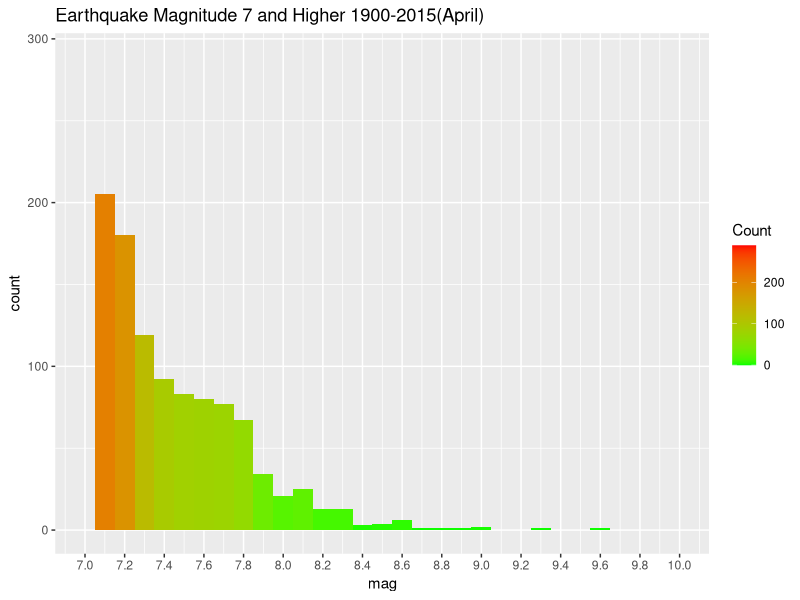
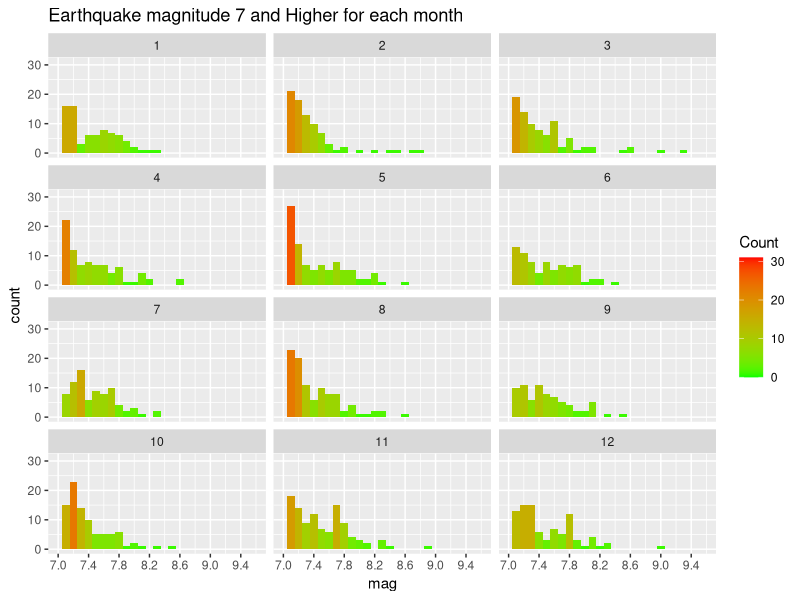
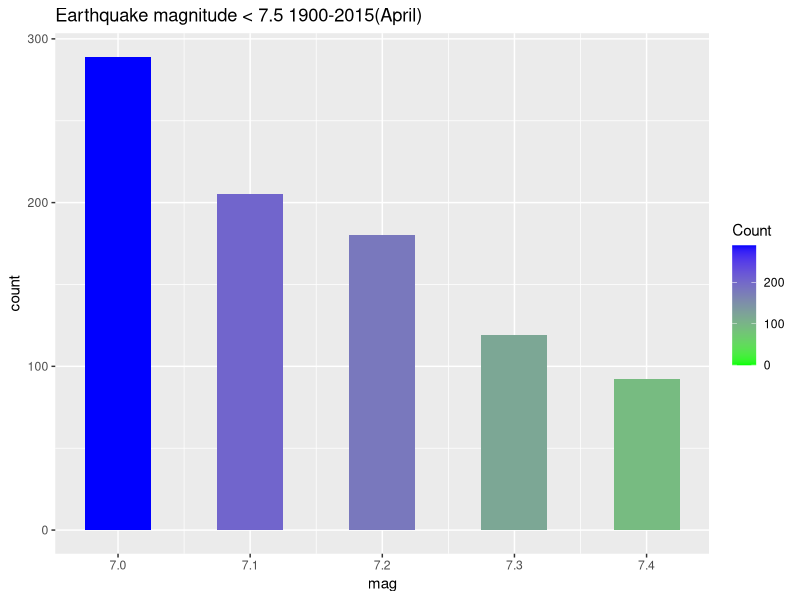
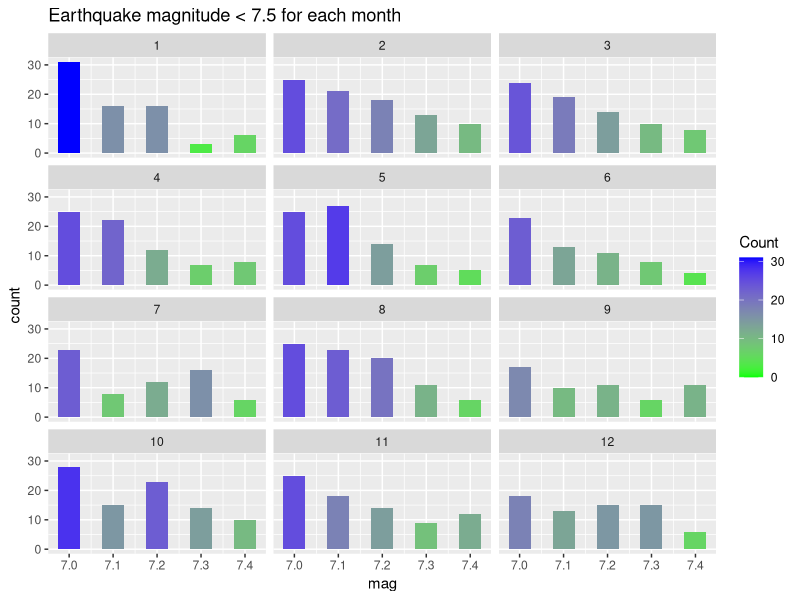
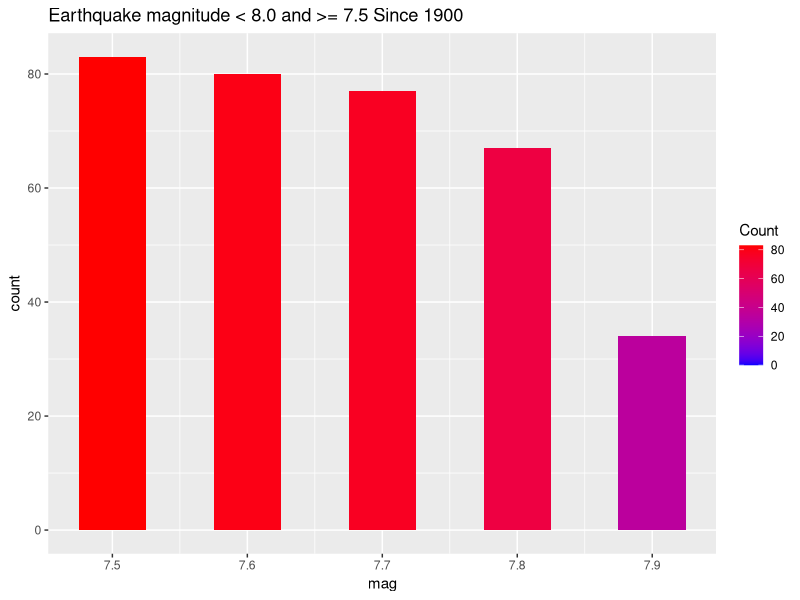
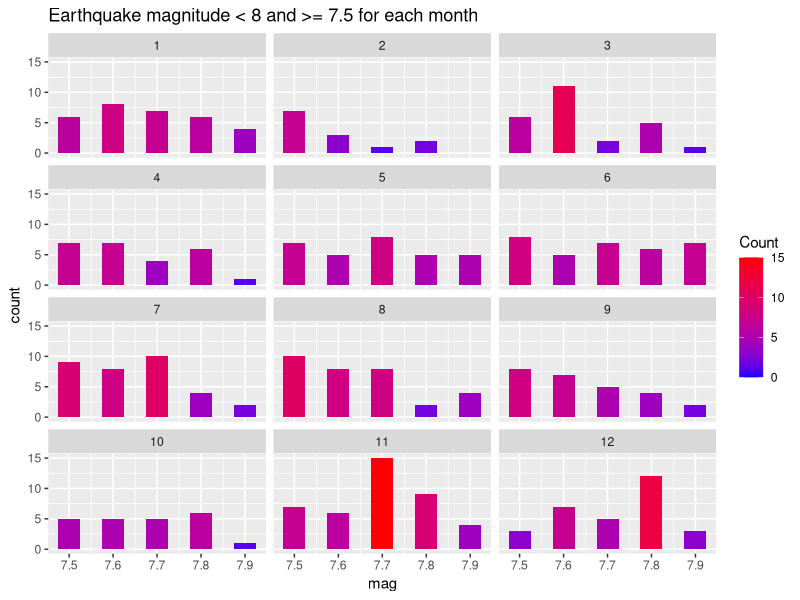
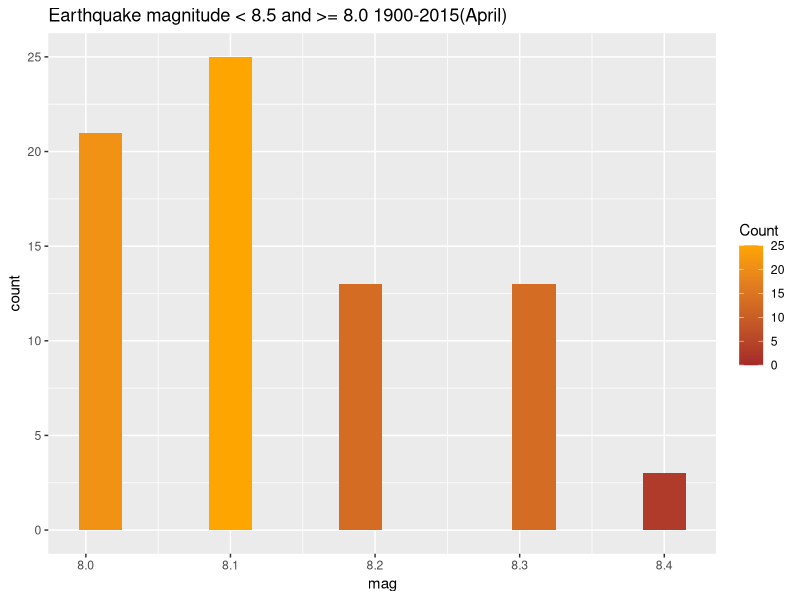
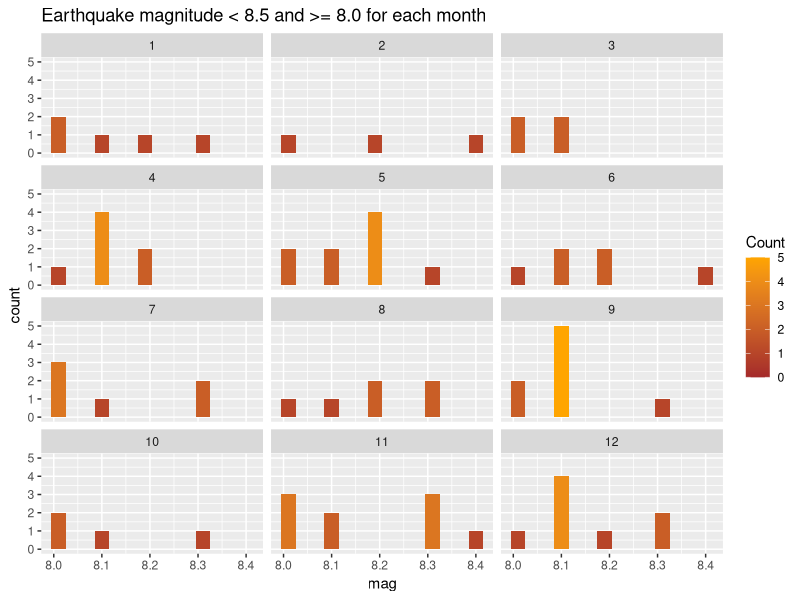

These charts were generated, in order, by the following R code: (Note: this script raises an error after producing the figures.)
## ---- chunk 1

# Load all of the packages that you end up using
# in your analysis in this code chunk.

# Notice that the parameter "echo" was set to FALSE for this code chunk.
# This prevents the code from displaying in the knitted HTML output.
# You should set echo=FALSE for all code chunks in your file.

### make sure in the correct working directory
### getwd()
### setwd('C:/Udacity/Data Analysis/Project 3/Final Project')

#install.packages("ggplot2", dependencies = T) 
#install.packages("knitr", dependencies = T)
#install.packages("dplyr", dependencies = T)
#install.packages("tidyr", dependencies = T)
#install.packages("reshape2", dependencies = T)
#install.packages("GGally", dependencies = T)
#install.packages("scales", dependencies = T)
#install.packages("memisc", dependencies = T)

library(ggplot2)
library(knitr)
require(plyr)
library(dplyr)
library(tidyr)
library(reshape2)
library(GGally)
library(scales)
library(memisc)
#library(maptools)
#library(maps)
library(gridExtra)
library(grid)
## ---- chunk 2
# Load the Data
ef = read.csv("earthquake_7_1900.csv", sep=',')
#1318 obs of 15 variables

#list the header of dataframe
names(ef)

group <- ef$time
ef$New_Time <- gsub("T", " ", group)
ef$New_Time <- gsub("Z", "", ef$New_Time)

head(ef$New_Time)

ef$Date <- as.Date(ef$New_Time)

ef$Time <- format(as.POSIXct(ef$New_Time),format="%H:%M:%S")
head(ef$Time)
#[1] "19:11:20" "03:36:16" "05:46:24" "00:58:53" "16:58:30" "06:34:11"

ef$Year = as.numeric(format(ef$Date, format = "%Y"), data=ef$Date)
ef$Month = as.numeric(format(ef$Date, format = "%m"), data=ef$Date)
ef$Day = as.numeric(format(ef$Date, format = "%d"), data=ef$Date)
ef$Hour = as.numeric(format(as.POSIXct(ef$New_Time),format="%H"))
head(ef$Hour)

#category depth 
summary(ef$depth)
#    Min. 1st Qu.  Median    Mean 3rd Qu.    Max. 
#    0.00   15.00   28.75   71.98   40.00  675.40 

cond <- ef$depth < 70 & ef$depth >= 1
ef$depth_class <- ifelse(cond, 'shallow','intermediate')
cond <- ef$depth >= 300
ef$depth_class <- ifelse(cond, 'deep', ef$depth_class)
cond <- ef$depth == 0
ef$depth_class <- ifelse(cond, 'surface', ef$depth_class)


table(ef$depth_class)
#        deep intermediate      shallow      surface 
#          91          126         1090           11 

#category magnitudes 
summary(ef$mag)
#    Min. 1st Qu.  Median    Mean 3rd Qu.    Max. 
#   7.000   7.100   7.200   7.358   7.600   9.600 


ef$mag_class <- cut(ef$mag, 
             labels = c("class1", "class2", "class3", "class4", "class5", "class6"),
             breaks=seq(6.9, 10.0, by = 0.5))
table (ef$mag_class)


#category longitude and latitude

ef$long <- (ef$longitude) %% 360

cond2<- ef$long > 180.0
ef$long_class <- ifelse(cond2, 'WestH','EastH')
cond2<- ef$long == 180.0
ef$long_class <- ifelse(cond2, 'PrimeMeridian', ef$long_class)
cond3<- ef$latitude > 0.0
ef$lat_class <- ifelse(cond3, 'NorthH', 'SouthH')
cond3<- ef$latitude == 0.0
ef$lat_class <- ifelse(cond3, 'Equator', ef$lat_class)

# Determine the decade for each event
ef$decade <- cut(ef$Year, breaks=seq(1899, 2019, by = 10),
             labels = c("1900s", "1910s", "1920s", "1930s", "1940s", "1950s", "1960s", "1970s", "1980s", "1990", "2000s", "2010s"))
table (ef$decade)

names(ef)

str(ef)

Palette1 <- c('blue','dark green','red','brown','pink', 'orange', 'yellow')

## ---- chunk 3
#histogram
#1. a) All data file (7.0 <= mag < 10)
ggplot(aes(x= mag), data=ef) +
  geom_histogram(aes(fill = ..count..), binwidth=.1) +
  scale_fill_gradient("Count", low = "green", high = "red") +
  scale_x_continuous(lim=c(7, 10), breaks=seq(7, 10, 0.2)) +
  ggtitle("Earthquake Magnitude 7 and Higher 1900-2015(April)")


# b) look at each month
ggplot(aes(x= mag), data=ef) +
  geom_histogram(aes(fill = ..count..), binwidth=.1) +
  scale_fill_gradient("Count", low = "green", high = "red") +
  scale_x_continuous(lim=c(7, 9.6), breaks=seq(7, 9.8, 0.4)) +
  facet_wrap(~Month, ncol=3) +
  ggtitle("Earthquake magnitude 7 and Higher for each month")

#2. a) 7.0 <= mag < 7.5
c1 <- subset(ef, mag_class=='class1', !is.na(mag))
ggplot(aes(x= mag), data=c1) +
  geom_histogram(aes(fill = ..count..),binwidth=.05) +
  scale_fill_gradient("Count", low = "green", high = "blue") +
  scale_x_continuous(breaks=seq(7.0, 7.5, 0.1)) +
  ggtitle("Earthquake magnitude < 7.5 1900-2015(April)")

# b) look at each month

ggplot(aes(x= mag), data=c1) +
  geom_histogram(aes(fill = ..count..), binwidth=.05) +
  scale_fill_gradient("Count", low = "green", high = "blue") +
  scale_x_continuous(breaks=seq(7.0, 7.5, 0.1)) +
  facet_wrap(~Month, ncol=3) +
  ggtitle("Earthquake magnitude < 7.5 for each month")

## ---- chunk 4
#3. a) 7.5 <= mag < 8.0
c2 <-subset(ef, mag_class=='class2')

ggplot(aes(x= mag), data=c2) +
  geom_histogram(aes(fill = ..count..),binwidth=.05) +
  scale_fill_gradient("Count", low = "blue", high = "red") +
  scale_x_continuous(breaks=seq(7.5, 8.0, 0.1)) +
  ggtitle("Earthquake magnitude < 8.0 and >= 7.5 Since 1900")

# b) look at each month
ggplot(aes(x= mag), data=c2) +
  geom_histogram(aes(fill = ..count..), binwidth=.05) +
  scale_fill_gradient("Count", low = "blue", high = "red") +
  scale_x_continuous(breaks=seq(7.5, 8.0, 0.1)) +
  facet_wrap(~Month, ncol=3) +
  ggtitle("Earthquake magnitude < 8 and >= 7.5 for each month")
## ---- chunk 5
#4. 8.0 <= mag < 8.5
c3 <- subset(ef, mag_class== 'class3')

ggplot(aes(x= mag), data=c3) +
  geom_histogram(aes(fill = ..count..), binwidth=.03) +
  scale_fill_gradient("Count", low = "brown", high = "orange") +
  scale_x_continuous(breaks=seq(8.0, 8.5, 0.1)) +
  ggtitle("Earthquake magnitude < 8.5 and >= 8.0 1900-2015(April)")

# b) look at each month
ggplot(aes(x= mag), data=c3) +
  geom_histogram(aes(fill = ..count..), binwidth=.03) +
  scale_fill_gradient("Count", low = "brown", high = "orange") +
  scale_x_continuous(breaks=seq(7.9, 8.6, 0.1)) +
  facet_wrap(~Month, ncol=3) +
  ggtitle("Earthquake magnitude < 8.5 and >= 8.0 for each month")
## ---- chunk 6
#5. mag < 8.5
c4 <- subset(ef, mag_class== 'class4' | mag_class == 'class5' | mag_class=='class6')

ggplot(aes(x= mag), data=c4) +
  geom_histogram(aes(fill = ..count..), binwidth=.04) +
  scale_fill_gradient("Count", low = "red", high = "blue") +
  scale_x_continuous(breaks=seq(8.5, 10.0, 0.1)) +
  ggtitle("Earthquake magnitude >= 8.5 1900-2015(April)")

# b) look at each month
ggplot(aes(x= mag), data=c4) +
  geom_histogram(aes(fill = ..count..), binwidth=.04) +
  scale_fill_gradient("Count", low = "red", high = "blue") +
  scale_x_continuous(breaks=seq(8.5, 9.7, 0.2)) +
  facet_wrap(~Month, ncol=3) +
  ggtitle("Earthquake magnitude >= 8.5 for each month")
## ---- chunk 7
#Summary of earthquake magnitude, months, depth
summary(ef$mag)

summary(ef$Month)

summary(ef$depth)

#Detail information of earthquake magnitude and its frequency
table(ef$mag)

#Detail information of earthquake happened Month and its frequency
table(ef$Month)

table(ef$Hour)

#Information about amount of epicenter location
table(ef$long_class)

table(ef$lat_class)
## ---- chunk 8
# original longitude
ggplot(aes(y = latitude, x=longitude), data=ef) +
  geom_point(aes(color=ef$depth_class)) +
  xlab('longitude (degree) - original given') +
  scale_x_continuous(breaks=seq(-180, 180, 30)) +
  ggtitle("Earthquake Magnitude 7 and above since 1900")

#Modify longitude
ggplot(aes(y = latitude, x=long), data=ef) +
  geom_point(aes(color=ef$Hour, shape=ef$mag_class)) +
  xlab("longitude (degree) - modified") +
  scale_x_continuous(breaks=seq(0, 360, 30)) +
  theme(legend.position = "bottom") +
  ggtitle("Earthquake Location vs Hour since 1900")

#Look at the depth of earthquakes
ggplot(aes(y= latitude, x=long), data=ef) +
  geom_point(aes(color=ef$depth_class)) +
  xlab("longitude (degree)") +
  scale_x_continuous(breaks=seq(0, 360, 30)) +
  ggtitle("Earthquake Magnitude 7 and above (Depth View) since 1900")


#world_map <- map_data("world")
#ggplot()+geom_map(aes(map_id ="group"),map = world_map)

#ggplot(aes(y= latitude, x=longitude), data=ef) +
#  geom_map(aes(map_id ="group"),map = world_map, color=ef$mag)

# Histogram of the depth of epic center (km)
qplot(x=depth, data=ef,binwidth=1) +
  scale_x_continuous(breaks=seq(0, 700, 50)) +
  xlab('depth (km)') +
  ggtitle('Epicenter Depth count')

## ---- chunk 9
#scatterplot between the magnitude and depth of epic center (km)
ggplot(aes(x= mag, y=depth), data=ef) +
  scale_x_continuous(lim=c(7, 10), breaks=seq(7, 10, 0.2)) +
  geom_point(aes(color=ef$mag)) +
  ylab("depth (km)") +
  ggtitle("Earthquakes Magnitude vs. Depth of Epicenter")

#freqency plot to see how different class throught out the years
qplot(x=Year, data=ef, geom='freqpoly', binwidth=10, color=mag_class) +
  scale_x_continuous(lim=c(1900, 2020), breaks=seq(1900, 2020, 10)) +
  ggtitle("Earthquake frequency for each magnitude class 1900-2015(April)")

#Boxplot to show how each depth class that related to its depth
qplot(geom='Boxplot', data=ef, x= depth_class, y=depth) +
  ylab("depth (km)") +
  ggtitle("Earthquake depth_class vs depth")

table(ef$decade)
# 1900s 1910s 1920s 1930s 1940s 1950s 1960s 1970s 1980s 1990s 2000s 2010s 
#   30    60   112   126   110   101   139   131   110   155   148    96

# Earthquake occurance for each decade
qplot(geom='Boxplot', data=ef, x=decade, y=mag) +
  ggtitle('Occurance of earthquake for each decade')

## ---- chunk 10

#look though location of epicenter from different point of view 
ggplot(aes(y= latitude, x=long), data=ef) +
  geom_point(aes(color=mag_class)) +
  xlab("longitude (degree)") +
  scale_colour_manual(values=Palette1) +
  scale_x_continuous(breaks=seq(0, 360, 30)) +
  scale_y_continuous(breaks=seq(-90, 90, 20)) +
  ggtitle("Earthquake Magnitude 7 and above since 1900")

ggplot(aes(y=latitude, x=long), data=ef) +
  geom_point(alpha=1/3, aes(color=mag_class)) +
  xlab("longitude (degree)") +
  scale_x_continuous(breaks=seq(0, 360, 30)) +
  scale_y_continuous(breaks=seq(-90, 90, 20)) +
  ggtitle("Earthquake Magnitude 7 and above since 1900")

ggplot(aes(y= latitude, x=long), data=ef) +
  geom_point(stat='identity', aes(color=depth_class)) +
  scale_x_continuous(breaks=seq(0, 360, 30)) +
  scale_y_continuous(lim=c(-70, 75), breaks=seq(-70, 75, 20)) +
  xlab("longitude (degree)") +
  ggtitle("Earthquake Magnitude 7 and above since 1900")

ggplot(aes(y=latitude, x=long), data=ef) +
  geom_point(alpha=1/3, aes(color=depth_class)) +
  xlab("longitude (degree)") +
  scale_x_continuous(breaks=seq(0, 360, 60)) +
  scale_y_continuous(breaks=seq(-90, 90, 30)) +
  facet_wrap(~depth_class) +
  ggtitle("Earthquake Magnitude 7 and above separate by depth class")

# scatterplot between the magnitude and depth of epoch center (km)
ggplot(aes(x= mag, y=depth), data=ef) +
  scale_x_continuous(lim=c(7, 10), breaks=seq(7, 10, 0.2)) +
  ylab("depth (km)") +
  geom_point(aes(color=ef$mag)) +
  ggtitle("Earthquakes Magnitude vs. Depth of Epicenter")

with(ef, cor.test(mag, depth))

# Magnitude vs Epi Center Depth < 70 km

ggplot(aes(x= mag, y=depth), data=subset(ef, depth_class=="shallow" | depth_class == "surface")) +
  scale_x_continuous(lim=c(7, 10), breaks=seq(7, 10, 0.2)) +
  ylab("depth (km)") +
  geom_point(alpha=1/3, ) +
  ggtitle("Earthquakes Magnitude vs. Depth (< 70km) of Epi Center")

with(subset(ef, depth_class=='shallow'|depth_class=='surface'), cor.test(mag, depth))

# Magnitude vs Epoch Center Depth between 70km and 300km
ggplot(aes(x= mag, y=depth), data=subset(ef, depth_class=="intermediate")) +
  scale_x_continuous(lim=c(7, 10), breaks=seq(7, 10, 0.2)) +
  ylab("depth (km)") +
  geom_point(alpha=1/2) +
  ggtitle("Earthquakes Magnitude vs. Depth (between 70km and 300km) of Epi Center")

with(subset(ef, depth_class="intermediate"), cor.test(mag, depth))
 
# Magnitude vs Epoch Center Depth >= 400 km
ggplot(aes(x= mag, y=depth), data=subset(ef, depth_class == "deep")) +
  scale_x_continuous(lim=c(7, 8.5), breaks=seq(7, 8.5, 0.2)) +
  ylab("depth (km)") +
  geom_point() +
  ggtitle("Earthquakes Magnitude vs. Depth (>= 300 km) of Epi Center")

with(subset(ef, depth_class == "deep"), cor.test(mag, depth))

## ---- chunk 11
#magType vs magnitude

qplot(x= magType, y=mag, data=subset(ef, !is.na(magType))) +
  geom_boxplot() +
  ggtitle("Earthquake magnitude provider distribution")

#magType vs depth
qplot(x=magType, y=depth, data=subset(ef, !is.na(net))) +
  geom_boxplot() +
  ggtitle("Earthquake magnitude (depth) network distribution")

summary (ef$magType)

#net vs magnitude
qplot(x=net, y=mag, data=subset(ef, !is.na(net))) +
  geom_boxplot() +
  ggtitle("Earthquake magnitude network distribution")

#net vs depth
qplot(x=net, y=depth, data=subset(ef, !is.na(net))) +
  geom_boxplot() +
  ggtitle("Earthquake magnitude (depth) network distribution")

summary (ef$net)

by(ef$mag, ef$decade, summary)
by(ef$mag, ef$Hour, summary)
by(ef$mag, ef$Month, summary)
## ---- chunk 12
#Before 1935
ggplot(aes(y = latitude, x=long), data=subset(ef, Year < 1935)) +
  geom_point(aes(color=mag_class)) +
  xlab("longitude (degree)") +
  theme(legend.position="right") +
  scale_colour_manual(values=Palette1) +
  scale_x_continuous(lim=c(0, 360), breaks=seq(0, 360, 30)) +
  scale_y_continuous(lim=c(-75, 75), breaks=seq(-75, 75, 15)) +
  ggtitle("Earthquake location that happened before 1935")

#Between 1935 and 1970
ggplot(aes(y = latitude, x=long), 
       data=subset(ef, Year >= 1935 & Year < 1970 )) +
  geom_point(aes(color=mag_class)) +
  xlab("longitude (degree)") +
  theme(legend.position="right") +
  scale_colour_manual(values=Palette1) +
  scale_x_continuous(lim=c(0, 360), breaks=seq(0, 360, 30)) +
  scale_y_continuous(lim=c(-75, 75), breaks=seq(-75, 75, 15)) +
  ggtitle("Earthquake location that happened between 1935 and 1970")

#After 1970
ggplot(aes(y = latitude, x=long), data=subset(ef, Year >= 1970)) +
  geom_point(aes(color=mag_class)) +
  xlab("longitude (degree)") +
  theme(legend.position="right") +
  scale_colour_manual(values=Palette1) +
  scale_x_continuous(lim=c(0, 360), breaks=seq(0, 360, 30)) +
  scale_y_continuous(lim=c(-75, 75), breaks=seq(-75, 75, 15)) +
  ggtitle("Earthquake location that happened after 1970")
## ---- chunk 13
ggplot(aes(x= mag, y=depth_class), data=ef) +
  scale_x_continuous(lim=c(7, 10), breaks=seq(7, 10, 0.2)) +
  geom_point(alpha = 1/3, color="brown") +
  ggtitle("Magnitude vs. Depth_class of Epicenter Distribution")

ggplot(aes(x= depth, y=mag_class), data=ef) +
  scale_x_continuous(lim=c(0, 700), breaks=seq(0, 700, 50)) +
  geom_point(alpha=1/3, color="gold") +
  ggtitle("Depth vs. mag_class of Epicenter Distribution")

ggplot(aes(x= Month, y=depth), data=ef) +
  scale_x_continuous(lim=c(1, 12), breaks=seq(1, 12, 1)) +
  geom_point(aes(color=depth_class)) +
  ggtitle("Earthquakes Month vs. Depth_class of Epi Center")

ggplot(aes(x= Month, y=depth), data=ef) +
  scale_x_continuous(lim=c(1, 12), breaks=seq(1, 12, 1)) +
  geom_point(aes(color=ef$mag), alpha=1/3) +
  ggtitle("Earthquakes Month vs. Depth of Epi Center")

ggplot(aes(x= Month, y=mag), data=ef) +
  scale_x_continuous(lim=c(1, 12), breaks=seq(1, 12, 1)) +
  geom_point(aes(color=depth_class)) +
  ggtitle("Earthquakes Month vs. Magnitude of Epi Center")

ggplot(aes(x= Year, y=mag), data=ef) +
  scale_x_continuous(lim=c(1900, 2015), breaks=seq(1900, 2015, 10)) +
  geom_point(aes(color=depth_class)) +
  ggtitle("Earthquakes Year vs. Magnitude of Epicenter")

#Boxplot - mag_class vs Year
qplot(y=Year, x= mag_class, data=subset(ef, !is.na(Year)), 
              geom='Boxplot', binwidth=5) +
  scale_y_continuous(lim=c(1900, 2015), breaks=seq(1900, 2015, 10)) +
  ggtitle("Earthquake magnitude class vs Year")

by(ef$Year, ef$mag_class, summary)

#Boxplot mag_class vs Month
qplot(y=Month, x= mag_class, data=subset(ef, !is.na(Month)), 
              geom='Boxplot', binwidth=5) +
  scale_y_continuous(lim=c(1, 12), breaks=seq(1, 12, 1)) +
  ggtitle("Earthquake magnitude class vs Month")

by(ef$Month, ef$mag_class, summary)

#Boxplot mag_class vs Hour 
qplot(y=Hour, x= mag_class, data=subset(ef, !is.na(Hour)), 
              geom='Boxplot') +
  scale_y_continuous(lim=c(0,23), breaks=seq(0,23,1)) +
  ggtitle("Earthquake magnitude class vs Hour")

by(ef$Hour, ef$mag_class, summary)


stat_sum_single <- function(fun, geom="point", ...) {
  stat_summary(fun.y=fun, colour="blue", geom=geom, size = 3, ...)
}

ggplot(aes(x=factor(Hour), y=mag), data=ef) +
  stat_sum_single(mean) +
  xlab("Hour") +
  ylab("magnitude") +
  coord_cartesian(ylim=c(7.20, 7.5)) +
  ggtitle("Earthquake magnitude mean for each hour 1900-2015(April)")

ggplot(aes(x=Month, y=mag), data=ef) +
  stat_sum_single(mean) +
  ylab("magnitude") +
  scale_x_continuous(lim=c(1, 12), breaks=seq(1, 12, 1)) +
  coord_cartesian(ylim=c(7.20, 7.5)) +
  ggtitle("Earthquake magnitude mean for each month 1900-2015(April)")

ggplot(aes(x=decade, y=mag), data=ef) +
  stat_sum_single(mean) +
  coord_cartesian(ylim=c(7, 7.8)) +
  ylab("magnitude") +
  ggtitle("Earthquake magnitude mean for each decade 1900-2015(April)")

## ---- chunk 14
# magnitude and depth relationship @ 95%
ggplot(aes(x=mag, y=depth), data=ef) +
  geom_point(color="#c08397", alpha=1/2) +
  stat_smooth(method='lm') +
  scale_x_continuous(lim=c(7, quantile(ef$mag, 0.95))) +
  scale_y_continuous(lim=c(0, quantile(ef$depth, 0.95))) +
  xlab('magnitude') +
  ylab('depth (km)') +
  ggtitle("Magnitude vs Depth @ 95% Range")

# magnitude and depth relationship @ 99%
ggplot(aes(x=mag, y=depth), data=ef) +
  geom_point(color="#e35761", alpha=1/2) +
  stat_smooth(method='lm') +
  scale_x_continuous(lim=c(7, quantile(ef$mag, 0.99))) +
  scale_y_continuous(lim=c(0, quantile(ef$depth, 0.99))) +
  xlab('magnitude') +
  ylab('depth (km)') +
  ggtitle("Magnitude vs Depth @ 99% Range")
## ---- chunk 15
#magnitude vs depth through depth class by month
ggplot(aes(x= mag, y=depth), data=ef) +
  scale_x_continuous(lim=c(7, 10), breaks=seq(7, 10, .3)) +
  geom_point(aes(color=depth_class)) +
  facet_wrap(~Month, ncol=2) +
  xlab('magnitude') +
  ylab('depth (km)') +
  ggtitle("Magnitude vs. Depth (depth_class view) of Epi Center for each Month")

#Year vs magnitude through depth_class
ggplot(aes(y= Year, x=mag), data=ef) +
  scale_y_continuous(lim=c(1900, 2015), breaks=seq(1900, 2015, 10)) +
  geom_point(aes(color=depth_class)) +
  facet_wrap(~depth_class) +
  ggtitle("Earthquakes Year vs. Magnitude of Epi Center")

#location of earthquake distribution
ggplot(aes(y= latitude, x=long), data=ef) +
  geom_point(aes(color=mag_class)) +
  scale_x_continuous(breaks=seq(0, 360, 30)) +
  scale_y_continuous(breaks=seq(-90, 90, 30)) +
  xlab("longitude (degree)") +
  scale_colour_manual(values=Palette1) +
  ggtitle("Earthquake Magnitude 7 and above location since 1900")

#location of earthquake distribution - depth point of view
ggplot(aes(y= latitude, x=long), data=ef) +
  geom_point(aes(color=depth_class)) +
  scale_x_continuous(breaks=seq(0, 360, 30)) +
  scale_y_continuous(breaks=seq(-90, 90, 30)) +
  xlab("longitude (degree)") +
  scale_colour_manual(values=Palette1) +
  ggtitle("Earthquake Magnitude 7 and above location (depth) since 1900")

## ---- chunk 16
# from the point of depth
ggplot(aes(x= Year, y=Month), data=ef) +
  geom_point(aes(color=depth_class)) +
  scale_x_continuous(lim=c(1900, 2015), breaks=seq(1900, 2015, 10)) +
  scale_y_continuous(lim=c(1, 12), breaks=seq(1, 12, 1)) +
  scale_colour_manual(values=Palette1) +
  ggtitle("Earthquake Magnitude 7 and above (Depth_class) Distribution")

# from the point of magnitude 
ggplot(aes(x= Year, y=Month), data=ef) +
  geom_point(aes(color=mag_class)) +
  scale_x_continuous(lim=c(1900, 2015), breaks=seq(1900, 2015, 10)) +
  scale_y_continuous(lim=c(1, 12), breaks=seq(1, 12, 1)) +
  scale_colour_manual(values=Palette1) +
  ggtitle("Earthquake Magnitude 7 and above (Mag_class) Distribution")

## ---- chunk 17
# how occurance of each mag_class and its depth are related
ggplot(aes(x=mag_class, y=depth), data=ef) +
  geom_point(aes(color=depth_class)) +
  scale_y_continuous(lim=c(0, 700), breaks=seq(0, 700, 100)) +
  ylab('depth (km)') +
  ggtitle("Magnitude class vs Depth")

# occurance of each earthquake are related to longitude and its magnitude are spread out - from depth point of view
ggplot(aes(x=long, y=mag), data=ef) +
  geom_point(aes(color=depth_class), alpha=1/2) +
  scale_x_continuous(lim=c(0, 360), breaks=seq(0, 360, 20)) +
  scale_y_continuous(lim=c(7, 10), breaks=seq(7, 10, 0.5)) +
  xlab('Longitude (degree)') +
  scale_colour_manual(values=Palette1) +
  ggtitle('Magnitude vs Longitude Variation')

# occurance of each earthquake are related to longitude and its depth are spread out - from magnitude_class point of view
ggplot(aes(x=long, y=depth), data=ef) +
  geom_point(aes(color=mag_class), alpha=1/2) +
  scale_x_continuous(lim=c(0, 360), breaks=seq(0, 360, 20)) +
  scale_y_continuous(lim=c(0, 700), breaks=seq(0, 700, 100)) +
  xlab('Longitude (degree)') +
  scale_colour_manual(values=Palette1) +
  ggtitle('Depth vs Longitude Variation')

# occurance of each earthquake are related to latitude and its depth are spread out - from depth_class point of view
ggplot(aes(y=latitude, x=mag), data=ef) +
  geom_point(aes(color=depth_class), alpha=1/2) +
  scale_y_continuous(lim=c(-90, 90), breaks=seq(-90,90, 10)) +
  scale_x_continuous(lim=c(7,10), breaks=seq(7,10, 0.5)) +
  ggtitle('Magnitude vs Latitude Variation')

# occurance of each earthquake are related to latitude and its depth are spread out - from magnitude_class point of view
ggplot(aes(y=latitude, x=depth), data=ef) +
  geom_point(aes(color=mag_class), alpha=1/2) +
  scale_y_continuous(lim=c(-90, 90), breaks=seq(-90, 90, 10)) +
  scale_x_continuous(lim=c(0, 700), breaks=seq(0, 700, 100)) +
  ggtitle('Depth vs Latitude Variation')
## ---- chunk 18

ggplot(aes(x=long_class, y=latitude), data=ef) +
  geom_point(aes(color=mag_class)) +
  scale_colour_manual(values=Palette1) +
  scale_y_continuous(lim=c(-90,90), breaks=seq(-90,90,20)) +
  ggtitle('Longitude class vs Latitude (Magnitude)')

ggplot(aes(x=long_class, y=latitude), data=ef) +
  geom_point(aes(color=depth_class)) +
  scale_colour_manual(values=Palette1) +
  ggtitle('Longitude class vs Latitude (Depth)')

ggplot(aes(x=long, y=lat_class), data=ef) +
  geom_point(aes(color=mag_class)) +
  scale_colour_manual(values=Palette1) +
  ggtitle('Longitude vs Latitude class (Magnitude)')

ggplot(aes(x=long, y=lat_class), data=ef) +
  geom_point(aes(color=ef$depth_class)) +
  scale_colour_manual(values=Palette1) +
  ggtitle('Longitude vs Latitude class (Depth)')

## ---- chunk 19
#East Hemisphere
dE <- subset(ef, ef$long_class == 'EastH')
gE <- ggpairs(dE[, c(2, 25, 4:5, 19:20, 22)], 
              title="East Hemisphere Comparison",
              params =c(binwidth=0.1))
gE

#West Hemisphere
dW <- subset(ef, ef$long_class == 'WestH')
gW <- ggpairs(dW[, c(2, 25, 4:5, 19:20, 22)],
              title="West Hemisphere Comparison",
              params =c(binwidth=0.1))
gW

#North Hemisphere
dN <- subset(ef, ef$lat_class == 'NorthH')
gN <- ggpairs(dN[, c(2, 25, 4:5, 19:20, 22)], 
              title="North Hemisphere Comparison",
              params =c(binwidth=0.1))
gN

#South Hemisphere
dS <- subset(ef, ef$lat_class == 'SouthH')
gS <- ggpairs(dS[, c(2, 25, 4:5, 19:20, 22)], 
              title="South Hemisphere Comparison",
              params =c(binwidth=0.1))
gS
## ---- chunk 20
hour_group <- ef %>%
  group_by(Hour) %>%
  summarize(hours_mean = mean(mag),
            hours_median = median(mag),
            n = n()) %>%
  arrange(Hour)

ggplot(aes(x=Hour, y=hours_mean), data=hour_group) +
  geom_point(aes(color=hours_median)) +
  ggtitle("Hours vs Hour_mean and Hour_median for earthquake magnitude")

ggplot(aes(x=factor(Hour), y=mag), data=ef) +
  geom_boxplot(notch=FALSE) +
  xlab('Hour') +
  ylab('magnitude') +
  scale_y_continuous(lim=c(7, 10), breaks=seq(7, 10, 0.5)) +
  stat_summary(fun.y="mean", geom="point", shape=20, size=3, fill="white") +
  ggtitle("Earthquake magnitude mean for each hour 1900-2015(April)")
## ---- chunk 21
month_group <- ef %>%
  group_by(Month) %>%
  summarize(month_mean = mean(mag),
            month_median = median(mag),
            n = n()) %>%
  arrange(Month)

ggplot(aes(x=Month, y=month_mean), data=month_group) +
  geom_histogram(stat='identity', aes(fill=month_median), color="orange") +
  ggtitle("Month vs Month_mean for earthquake magnitude")

ggplot(aes(x=factor(Month), y=mag), data=ef) +
  geom_boxplot(notch=FALSE) +
  xlab('Month') +
  scale_y_continuous(lim=c(7, 10), breaks=seq(7, 10, 0.5)) +
  stat_summary(fun.y="mean", geom="point", shape=15, size=3, fill="green") +
  ggtitle("Earthquake magnitude mean for each month 1900-2015(April)")
## ---- chunk 22
decade_group <- ef %>%
  group_by(decade) %>%
  summarize(decade_mean = mean(mag),
            decade_median = median(mag),
            n = n()) %>%
  arrange(decade)

ggplot(aes(x=decade, y=decade_mean), data=decade_group) +
  geom_boxplot() +
  ggtitle("Decade vs Decade_mean and Decade_median for earthquake magnitude")

#Focus on the [80<longitude<300,-75<latitude<75] location of the earthquake only
ggplot(aes(y = latitude, x=long), data=subset(ef, long_class='WestH')) +
  geom_point(aes(color=ef$Hour), size=5) +
  geom_point(aes(shape=ef$mag_class), size=3) +
  scale_shape(solid = FALSE) +
  xlab("longitude (degree)") +
  theme(legend.position="bottom") +
  scale_x_continuous(lim=c(180, 360), breaks=seq(180, 360, 15)) +
  scale_y_continuous(lim=c(-70, 75), breaks=seq(-70, 75, 10)) +
  ggtitle("West hemisphere Location vs Hour/Magnitude")

ggplot(aes(y = latitude, x=long), data=subset(ef, long_class='EastH')) +
  geom_point(aes(color=ef$Hour), size=5) +
  geom_point(aes(shape=ef$mag_class), size=3) +
  scale_shape(solid = FALSE) +
  xlab("longitude (degree)") +
  theme(legend.position="bottom") +
  scale_x_continuous(lim=c(0, 180), breaks=seq(0, 180, 15)) +
  scale_y_continuous(lim=c(-70, 75), breaks=seq(-70, 75, 10)) +
  ggtitle("East hemisphere epicenter location vs Hour/Magnitude")

## ---- chunk 23
ggplot(aes(y= latitude, x=long), data=ef) +
  geom_point(aes(size=mag_class, color=depth_class)) +
  xlab("Longitude (degree)") +
  ylab("Latitude (degree)") +
  scale_x_continuous(lim=c(0, 360), breaks=seq(0, 360, 20)) +
  scale_y_continuous(lim=c(-70, 75), breaks=seq(-70, 75, 10)) +
  scale_colour_manual(values=Palette1) +
  ggtitle("Global Earthquake Magnitude 7 and above 1900 - 2015 (April)")

## ---- chunk 24
p1 <- ggplot(aes(x=decade, y=mag), data=ef) +
  geom_boxplot(notch=FALSE) +
  ylab('magnitude') +
  xlab('Decade (year)') +
  scale_y_continuous(lim=c(7, 10), breaks=seq(7, 10, 0.5)) +
  stat_summary(fun.y="mean", geom="point", shape=23, size=3, fill="pink") +
  ggtitle("Earthquake magnitude mean for each decade 1900-2015(April)")

p2 <- ggplot(aes(x=factor(Month), y=mag), data=ef) +
  geom_boxplot(notch=FALSE) +
  ylab('magnitude') +
  xlab('Month') +
  scale_y_continuous(lim=c(7, 10), breaks=seq(7, 10, 0.5)) +
  stat_summary(fun.y="mean", geom="point", shape=23, size=3, fill="green") +
  ggtitle("Earthquake magnitude mean for each month 1900-2015(April)")

p3 <- ggplot(aes(x=factor(Hour), y=mag), data=ef) +
  geom_boxplot(notch=FALSE) +
  ylab('magnitude') +
  xlab('Hour') +
  scale_y_continuous(lim=c(7, 10), breaks=seq(7, 10, 0.5)) +
  stat_summary(fun.y="mean", geom="point", shape=23, size=3, fill="brown") +
  ggtitle("Earthquake magnitude mean for each hour 1900-2015(April)")

grid.arrange(p1, p2, p3, ncol=1)

## ---- chunk 25
gA <- ggpairs(ef[, c(2, 25, 4, 5,19,20,22)], 
              title="World Comparison",
              params = c(binwidth=0.1), 
              alpha=1/5, 
              color=ef$mag)
gA
